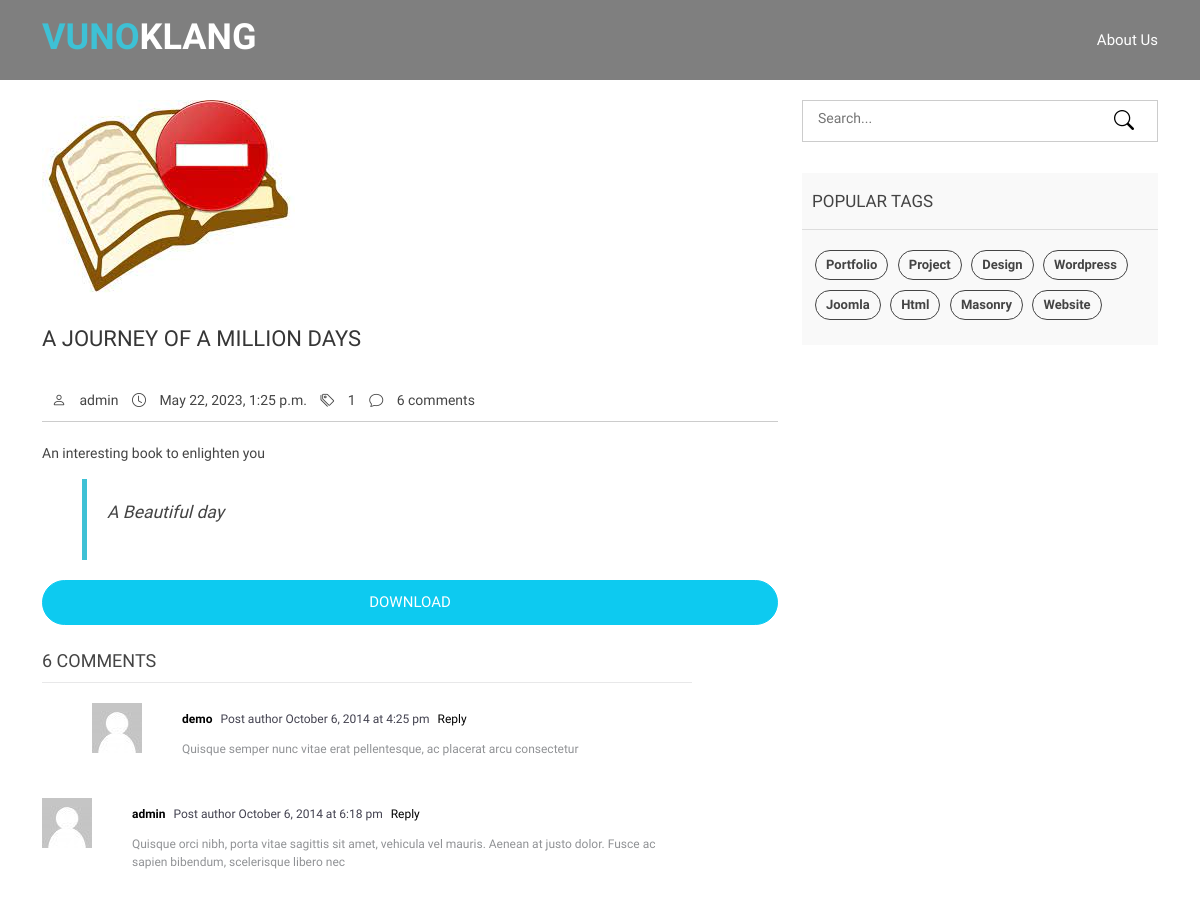
The page /book-details/a-journey-of-a-million-days (upper part) on the database as committed earlier.
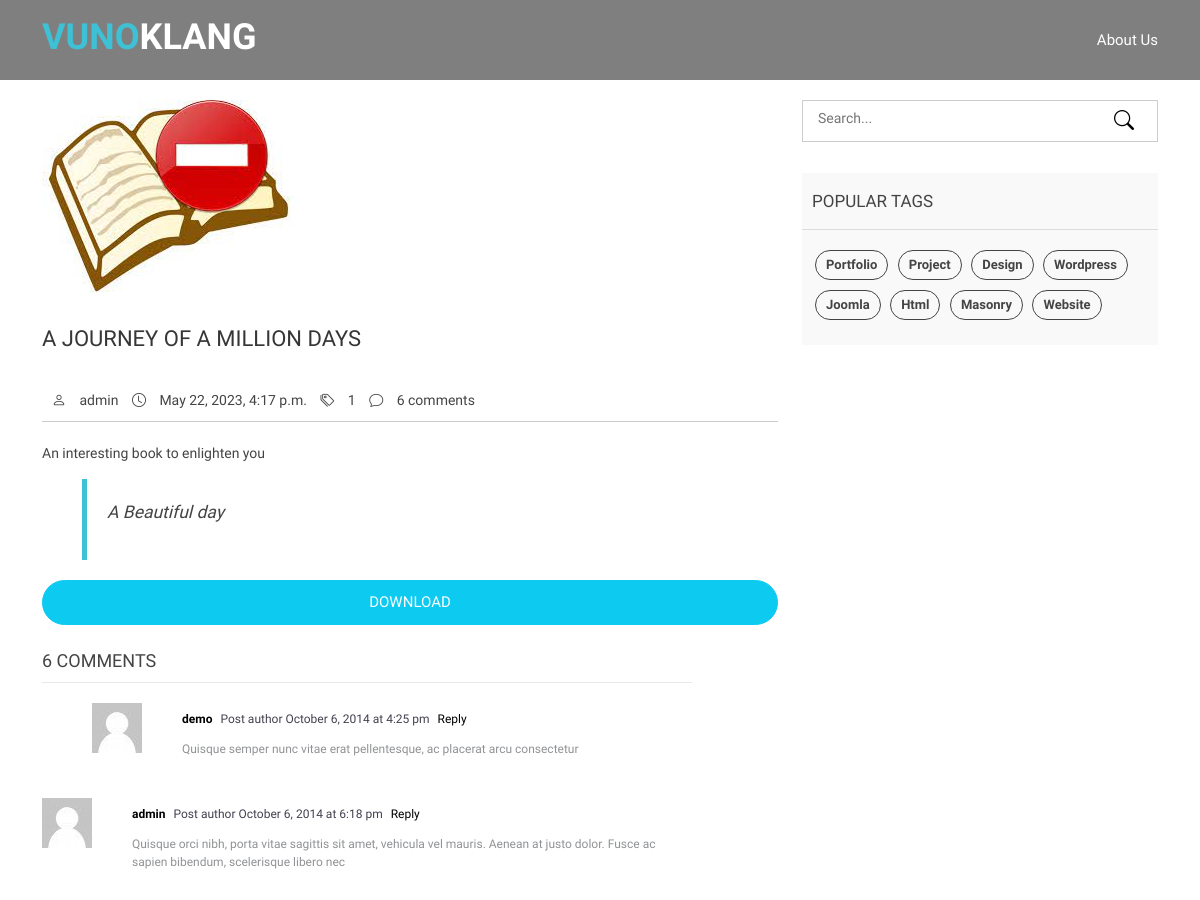
The same page on the database as committed later.
### academic_journals_app/models.py (models this page shows, shortened)
class BookDetailPost(models.Model):
    title = models.CharField(max_length=200, unique=True, help_text="The name of your book") #Title of the Article
    slug = models.SlugField(max_length=200, unique=True,help_text="Re-type the name of your book", null=True, blank=True) #Unique identifier for the article
    author = models.ForeignKey(User, on_delete=models.CASCADE, related_name='blog_posts',null=True, blank=True) #Author of the Article
    description = models.CharField(max_length=1500, help_text="A short description of your book") #Short Description of the article
    quote = models.CharField(max_length=300, null=True, blank=True)
    category = models.ForeignKey('Category', related_name='category', on_delete=models.SET_NULL,null=True, blank=True, help_text="Choose the ctegory your book fall in.") #Category of the article
    keywords = models.CharField(max_length=250, help_text="Choose keywords to locate your book easier", null=True, blank=True) #Keywords to be used in SEO
    cover = models.ImageField(upload_to='book_covers/', null=True, blank=True) #Cover Image of the article
    book = models.FileField(upload_to='books/',null=True, help_text='Upload your book here')# The book
    created_on = models.DateTimeField(auto_now_add=True) #Date of creation
    updated_on = models.DateTimeField(auto_now=True) #Date of updation
    status = models.CharField(choices=STATUS, max_length=200, default="Published") #Status of the Article either Draft or Published

### academic_journals_app/views.py (the view)
# urls.py: path('book-details/<slug:slug>', BookDetail.as_view(), name="book_detail"),
class BookDetail(DetailView):
    model = BookDetailPost
    template_name= "book-details.html"

### templates/book-details.html (shortened to what the changed rows need)
{% extends 'main.html' %}
{% load static %}
{% block content %}
    <main id="main">
        <div class="blog-page area-padding">
            <div class="container">
                <div class="row new_row">
                    <div class="col-md-8 col-sm-8 col-xs-12">
                        <div class="row">
                            <div class="col-md-12 col-sm-12 col-xs-12">
                                <article class="blog-post-wrapper">
                                    <div class="post-information">
                                        <h2>{{object.title}}</h2>
                                        <div class="entry-meta">
                                            <span class="author-meta"><i class="bi bi-person"></i> <a href="#">admin</a></span>
                                            <span><i class="bi bi-clock"></i> {{object.updated_on}}</span>
                                            <span>
                        <i class="bi bi-tags"></i>
                        <a href="#">{{object.status}}</a>
                      </span>
                      <span><i class="bi bi-chat"></i> <a href="#">6 comments</a></span>
                    </div>
                                        <div class="entry-content">
                                            <p>{{object.description}}</p>
                                            <blockquote>
                                                <p>{{object.quote}}</p>
                                            </blockquote>
                                    </div>
                                    <div class="row" >
                                        <span>
                                        </span>
                                    </div>
                                </article>
                            </div>
                        </div>
                    </div>
                </div>
            </div>
        </div>
    </main>
    {% endblock %}

Rows that differ between the two databases and show on the page:
changed BookDetailPost "A JOURNEY OF A MILLION DAYS": updated_on "May 22, 2023, 1:25 p.m." → "May 22, 2023, 4:17 p.m."
